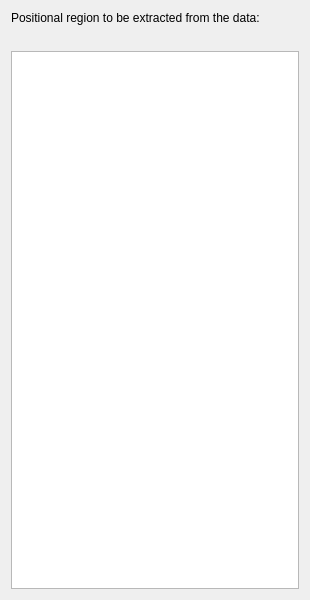
<?xml version="1.0" encoding="UTF-8"?>
<ui version="4.0">
 <class>VLKBInventoryTree</class>
 <widget class="QWidget" name="VLKBInventoryTree">
  <property name="geometry">
   <rect>
    <x>0</x>
    <y>0</y>
    <width>310</width>
    <height>600</height>
   </rect>
  </property>
  <property name="windowTitle">
   <string>VLKB Inventory</string>
  </property>
  <layout class="QVBoxLayout" name="verticalLayout">
   <item>
    <widget class="QLabel" name="label">
     <property name="text">
      <string>Positional region to be extracted from the data:</string>
     </property>
    </widget>
   </item>
   <item>
    <widget class="QLabel" name="labelPos">
     <property name="text">
      <string/>
     </property>
    </widget>
   </item>
   <item>
    <widget class="QTreeView" name="treeView">
     <property name="editTriggers">
      <set>QAbstractItemView::NoEditTriggers</set>
     </property>
     <property name="headerHidden">
      <bool>true</bool>
     </property>
    </widget>
   </item>
  </layout>
 </widget>
 <resources/>
 <connections/>
</ui>
